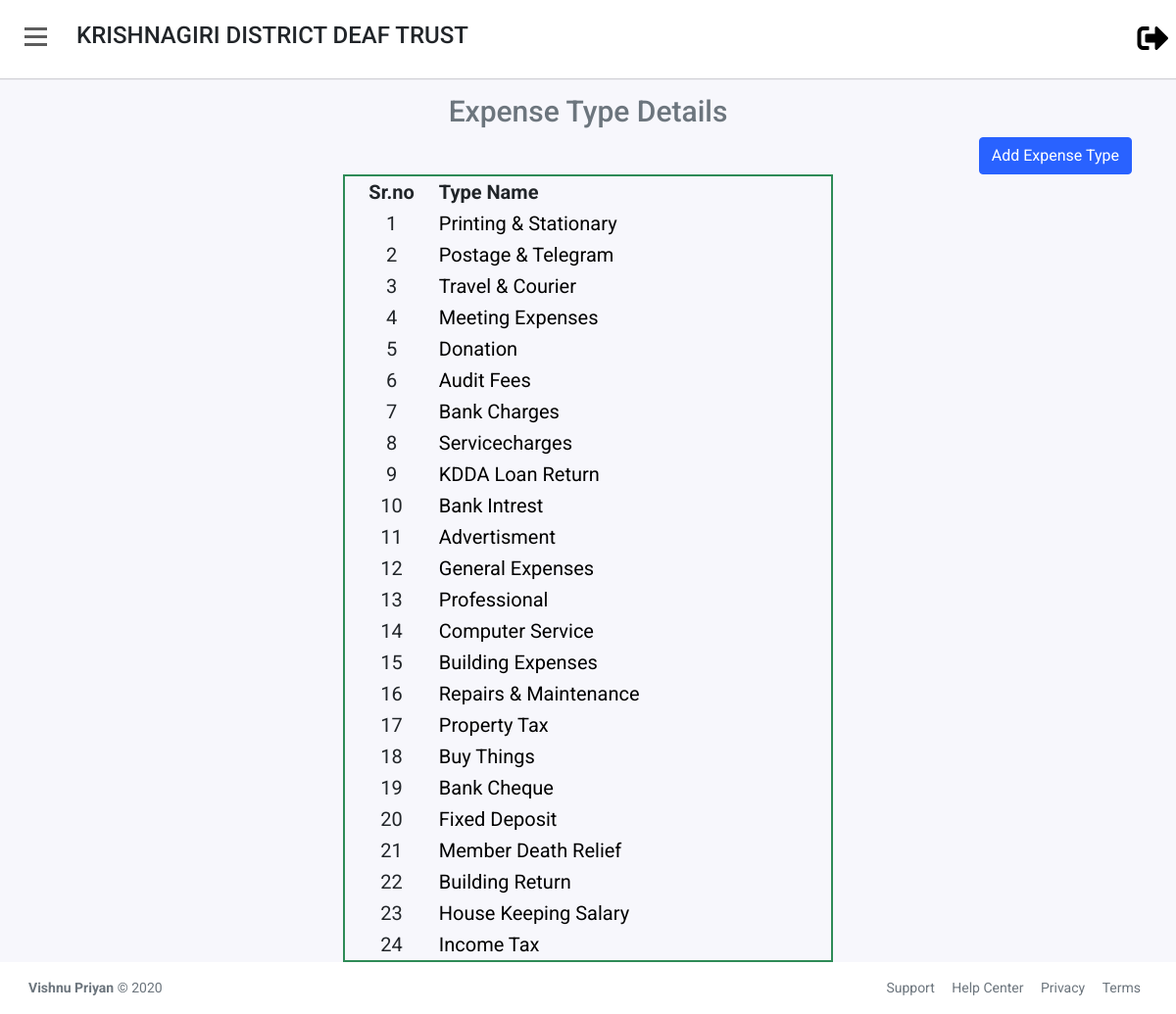
Screenshot of /expense/type/ (signed in) with the database file from the repository.
### app/models.py (models this page shows)
class ExpenseType(models.Model):
    etypeid = models.IntegerField()
    etypename = models.CharField(max_length=50,null=True,blank=True)

### app/views.py (the view)
# urls.py: path('expense/type/',views.expensetype,name='expense-type'),
@login_required
def expensetype(request):
    context = {
        'expensetypes':ExpenseType.objects.all()
    }
    return render(request,'expense-type-details.html',context)

### app/templates/expense-type-details.html (shortened to what this page needs)
{% load static %}
<!doctype html>
<html lang="en">
    <head>
        <link rel="stylesheet" href="https://stackpath.bootstrapcdn.com/bootstrap/4.1.3/css/bootstrap.min.css">
        <link rel="stylesheet" href="https://use.fontawesome.com/releases/v5.7.2/css/all.css">
        <link rel="stylesheet" href="font/font/flaticon.css">
        <link rel="stylesheet" href="{% static 'css/style.css' %}" type="text/css">
    </head>
    <body>
        <div id="wrapper">
            <div id="page-content-wrapper">
                <div id="content">
                    <div class="container-fluid p-0 px-lg-0 px-md-0">
                        <nav class="navbar navbar-expand navbar-light my-navbar" style="height:80px">
                            <div type="button"  id="bar" class="nav-icon1 hamburger animated fadeInLeft is-closed" data-toggle="offcanvas">
                                <span></span>
                                <span></span>
                                <span></span>
                            </div>
                            <div class="d-none d-sm-inline-block">
                                <h4>KRISHNAGIRI DISTRICT DEAF TRUST</h4>
                            </div>
                            <ul class="navbar-nav ml-auto">
                                <a class="nav-link" href="{% url 'logout' %}" style="color:black"><i class="fas fa-sign-out-alt fa-2x"></i></a>
                            </ul>
                        </nav>
                        <div class="topic mt-3">
                            <h1 class="text-center text-muted" style="font-size:30px">Expense Type Details</h1>
                        </div>
                        <div class="container">
                        <a href="{% url 'add-expense-type' %}" class="btn btn-info" style="float:right;">Add Expense Type</a>
                            <div class="table-responsive">
                                <table width="45%" style="margin:0 auto;border-collapse:collapse;border:2px solid seagreen;font-size:20px;padding:15px;">
                                    <thead>
                                        <tr>
                                            <th class="header" style="text-align: center;">Sr.no</th>
                                            <th class="amt">Type Name</th>
                                        </tr>
                                    </thead>
                                    <tbody>
                                    {% for expensetype in expensetypes %}
                                        <tr>
                                            <td scope="row" class="detail" style="text-align: center;">{{ expensetype.etypeid }}</td>
                                            <td><a href="{% url 'add-expense' expensemode=expensetype.etypename %}" style="color: black;text-decoration:none;">{{ expensetype.etypename }}</a></td>
                                        </tr>
                                        {% endfor %}
                                    </tbody>
                                </table>
                            </div>
                        </div>
                    </div>
                    <footer class="footer">
                        <div class="container-fluid">
                            <div class="row text-muted">
                                <div class="col-6 text-left">
                                    <p class="mb-0">
                                        <a href="https://www.linkedin.com/in/vishnu-priyan-0893a51b3/" class="text-muted"><strong>Vishnu Priyan </strong></a> &copy 2020
                                    </p>
                                </div>
                                <div class="col-6 text-right">
                                    <ul class="list-inline">
                                        <li class="footer-item">
                                            <a class="text-muted" href="#">Support</a>
                                        </li>
                                        <li class="footer-item">
                                            <a class="text-muted" href="#">Help Center</a>
                                        </li>
                                        <li class="footer-item">
                                            <a class="text-muted" href="#">Privacy</a>
                                        </li>
                                        <li class="footer-item">
                                            <a class="text-muted" href="#">Terms</a>
                                        </li>
                                    </ul>
                                </div>
                            </div>
                        </div>
                    </footer>
                </div>
            </div>
        </div>
    </body>
</html>

### app/static/css/style.css (style rules this page uses)
body { position: relative; overflow-x:hidden; background: #f7f7fc; font-family: 'Roboto', sans-serif; }
body, html { height: 100%; }
#page-content-wrapper { width: 100%; transition: all 0.5s ease; }
.nav-icon1 { z-index: 999; position:relative; display: block; width:23px; margin:0px 30px 0px 25px; cursor:pointer; height: 25px; }
.nav-icon1 span { position:absolute; top:0; width:100%; height:3px; cursor:pointer; background-color:#5d5d5d; left:0; transform:rotate(0deg); transition:.30s ease-in-out; }
.nav-icon1 span:nth-of-type(1) { top:0; }
.nav-icon1 span:nth-of-type(2) { top:8px; }
.nav-icon1 span:nth-of-type(3) { top:16px; }
.my-navbar { padding:0px; background-color:white; box-shadow: 0 1px 1px 0 rgba(0,0,0,.16); }
.btn-info { color: #fff; background-color: #2962FF; border-color: #2962FF; }
footer.footer { padding: 1rem .875rem; direction: ltr; background: #fff; }
footer.footer ul { margin:0px; list-style:none; }
.footer ul li { display:inline-block; margin:0px 7px; }
.text-muted { color: #6c757d!important; font-size:14px; }

### rows the page displays
ExpenseType: etypeid "1", etypename "Printing & Stationary"
ExpenseType: etypeid "2", etypename "Postage & Telegram"
ExpenseType: etypeid "3", etypename "Travel & Courier"
ExpenseType: etypeid "4", etypename "Meeting Expenses"
ExpenseType: etypeid "5", etypename "Donation"
ExpenseType: etypeid "6", etypename "Audit Fees"
ExpenseType: etypeid "7", etypename "Bank Charges"
ExpenseType: etypeid "8", etypename "Servicecharges"
ExpenseType: etypeid "9", etypename "KDDA Loan Return"
ExpenseType: etypeid "10", etypename "Bank Intrest"
ExpenseType: etypeid "11", etypename "Advertisment"
ExpenseType: etypeid "12", etypename "General Expenses"
ExpenseType: etypeid "13", etypename "Professional"
ExpenseType: etypeid "14", etypename "Computer Service"
ExpenseType: etypeid "15", etypename "Building Expenses"
ExpenseType: etypeid "16", etypename "Repairs & Maintenance"
ExpenseType: etypeid "17", etypename "Property Tax"
ExpenseType: etypeid "18", etypename "Buy Things"
ExpenseType: etypeid "19", etypename "Bank Cheque"
ExpenseType: etypeid "20", etypename "Fixed Deposit"
ExpenseType: etypeid "21", etypename "Member Death Relief"
ExpenseType: etypeid "22", etypename "Building Return"
ExpenseType: etypeid "23", etypename "House Keeping Salary"
ExpenseType: etypeid "24", etypename "Income Tax"
